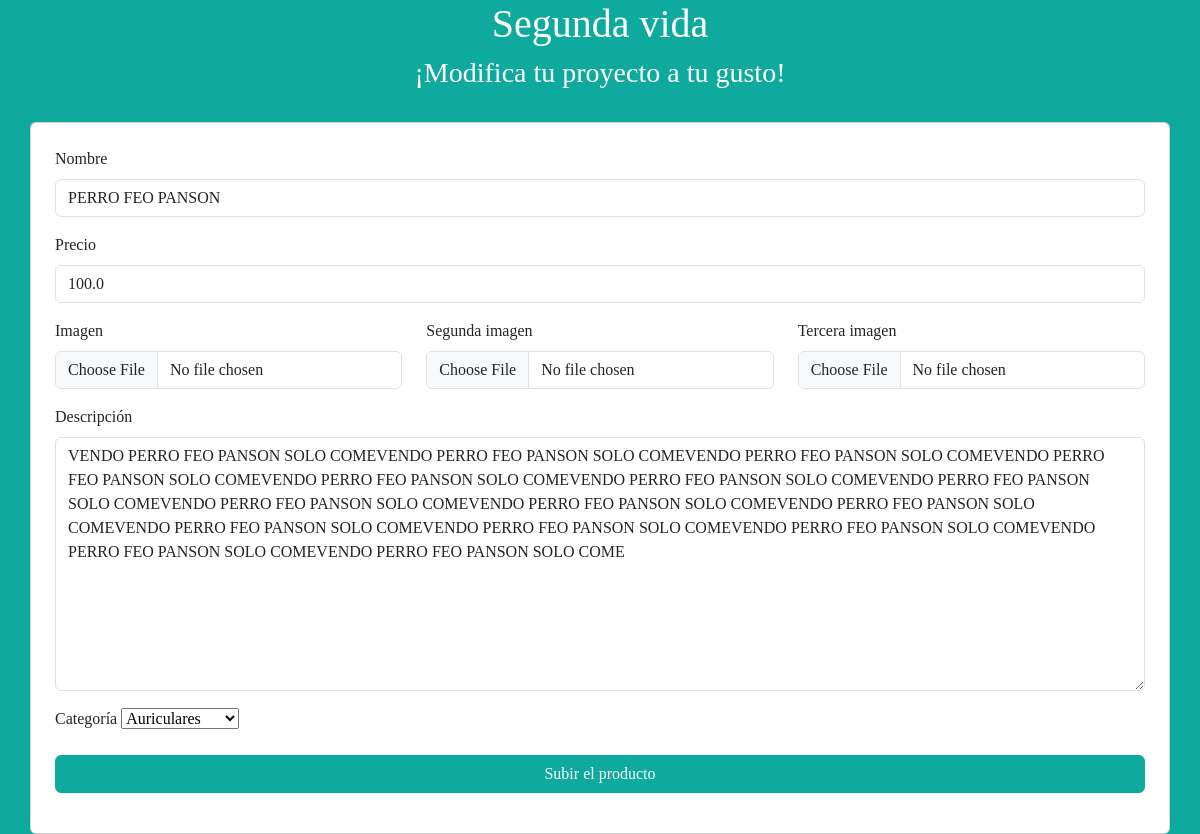
Page /product_update/2 (signed in) on the committed database.
### tfg_app/models.py (models this page shows, shortened)
class Producto(models.Model):
    id = models.IntegerField(primary_key=True)
    nombre = models.CharField(max_length = 100, null = True)
    descripcion = models.TextField(max_length=500)
    precio = models.FloatField()
    imagen = models.ImageField(upload_to="productos/", blank=True)
    imagen2 = models.ImageField(upload_to="productos/", blank=True)
    imagen3 = models.ImageField(upload_to="productos/" ,blank=True)
    user_id = models.ForeignKey(Perfil,related_name='productos', on_delete=models.CASCADE)
    categorias = models.ForeignKey(Categoria, on_delete=models.CASCADE)
    create_datetime = models.DateTimeField(auto_now_add = True)
    product_id = models.CharField(blank=True,null=True,max_length = 100)
    price_id = models.CharField(blank=True,null=True,max_length = 100)

### tfg_app/views.py (the view, shortened to what this page needs)
# urls.py: path('product_update/<pk>',ProductoUpdateView.as_view(), name='product_update'),
class ProductoUpdateView(LoginRequiredMixin, UpdateView):
    model = Producto
    template_name = 'producto_update.html'
    success_url = '/'
    form_class = ProductoForm
    def get(self, request: HttpRequest, *args: str, **kwargs: Any) -> HttpResponse:
        return super().get(request, *args, **kwargs)

### tfg_app/forms.py
class ProductoForm(forms.ModelForm):
    nombre = forms.CharField(widget=forms.TextInput(attrs={ 'class': 'form-control'}))
    precio = forms.CharField(widget=forms.NumberInput(attrs={ 'class': 'form-control'}))
    imagen = forms.ImageField(widget=forms.FileInput(attrs={'class': 'form-control'}))
    imagen2 = forms.ImageField(required=False,widget=forms.FileInput(attrs={'class': 'form-control'}))
    imagen3 = forms.ImageField(required=False,widget=forms.FileInput(attrs={'class': 'form-control'}))
    categorias = forms.ModelChoiceField(queryset=Categoria.objects.all(),widget=forms.Select(attrs={'class': 'form-control'}))
    descripcion = forms.CharField(widget=forms.Textarea(attrs={'class': 'form-control'}),required=False)
    class Meta:
        model = Producto
        fields = ("nombre", 'precio', 'imagen', 'imagen2', 'imagen3', 'categorias', 'descripcion')
    categorias = forms.ModelChoiceField(
        queryset=Categoria.objects.all(),
        required=False,
        widget=forms.Select
    )

### tfg_app/models.py (called while the page is built)
    def __str__(self) -> str:
        return self.nombre

### tfg_app/templates/producto_update.html (shortened to what this page needs)
{% load static %}
{% include 'base.html' %}
<!DOCTYPE html>
<html lang="en">
<head>
</head>
<body class="d-flex justify-content-center align-items-center bg-primary">
    <div class="container">
    <div class="col">
        <div class="row text-center">
            <h1>Segunda vida</h1>
            <h3>¡Modifica tu proyecto a tu gusto!</h3>
        </div>
        <br>
    <div class="row">
        <div class="card p-4">
            <form method="post" action="{% url 'product_update' pk=object.pk%}" id="register-form"  enctype="multipart/form-data">
                <div class="mb-3">
                    <label for="nombre" class="form-label">Nombre</label>
                    {{form.nombre}}
                </div>
                <div class="mb-3">
                    <label for="precio" class="form-label">Precio</label>
                    {{form.precio}}
                </div>
                <div class="row mb-3">
                    <div class="col-md-4">
                        <label for="imagen" class="form-label">Imagen</label>
                        {{form.imagen}}
                    </div>
                    <div class="col-md-4">
                        <label for="imagen2" class="form-label">Segunda imagen</label>
                        {{form.imagen2}}
                    </div>
                    <div class="col-md-4">
                        <label for="imagen3" class="form-label">Tercera imagen</label>
                        {{form.imagen3}}
                    </div>
                </div>
                <div class="mb-3">
                    <label for="descripcion" class="form-label">Descripción</label>
                    {{form.descripcion}}
                </div>
                <div class="mb-3">
                    <label for="categoria" class="form-label">Categoría</label>
                    {{form.categorias}}
                </div>
                <button type="submit" class="btn btn-primary w-100">Subir el producto</button>
            </form>
        </div>
    </div>
</div>
</div>
</body>
</html>

### tfg_app/templates/base.html (style rules this page uses)
body { margin: 0; padding: 0; font-family: 'Playfair Display', serif; text-decoration: none; }
.bg-primary, .btn-primary { background-color: #0eaa9d; border-color: #0eaa9d; }
.bg-primary, .btn-primary:hover { background-color: #0eaa9d !important; border-color: #0eaa9d; }
[class$="primary"] { background-color: #0eaa9d !important; border-color: #0eaa9d !important; color: #ffffff; }
.btn { margin-top: auto; width: 100%; }

### rows in the picture
Producto: nombre "PERRO FEO PANSON", precio "100.0", descripcion "VENDO PERRO FEO PANSON SOLO COMEVENDO PERRO FEO PANSON SOLO COMEVENDO PERRO FEO PANSON SOLO COMEVENDO PERRO FEO PANSON SOLO COMEVENDO PERRO FEO PANSON SOLO COMEVENDO PERRO FEO PANSON SOLO COMEVENDO PERRO FEO PANSON SOLO COMEVENDO PERRO FEO PANSON SOLO COMEVENDO PERRO FEO PANSON SOLO COMEVENDO PERRO FEO PANSON SOLO COMEVENDO PERRO FEO PANSON SOLO COMEVENDO PERRO FEO PANSON SOLO COMEVENDO PERRO FEO PANSON SOLO COMEVENDO PERRO FEO PANSON SOLO COMEVENDO PERRO FEO PANSON SOLO COME", categorias "Auriculares"
